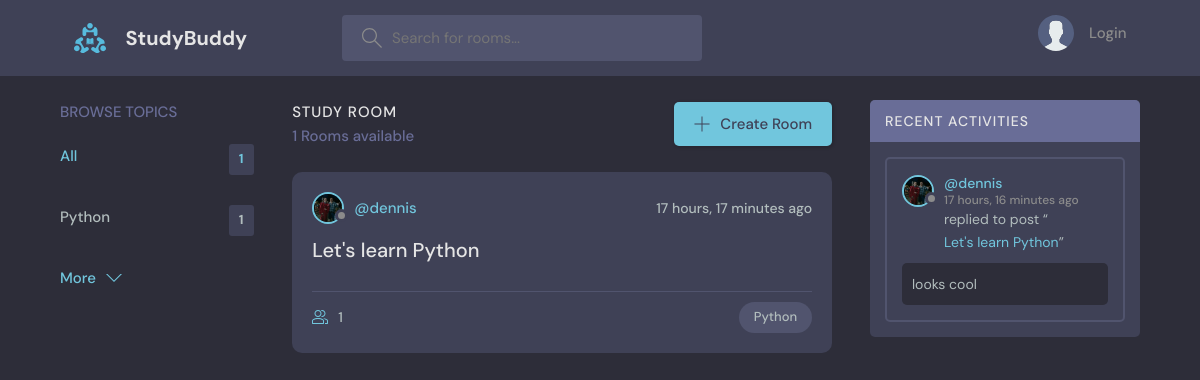
The app's page /, older data.
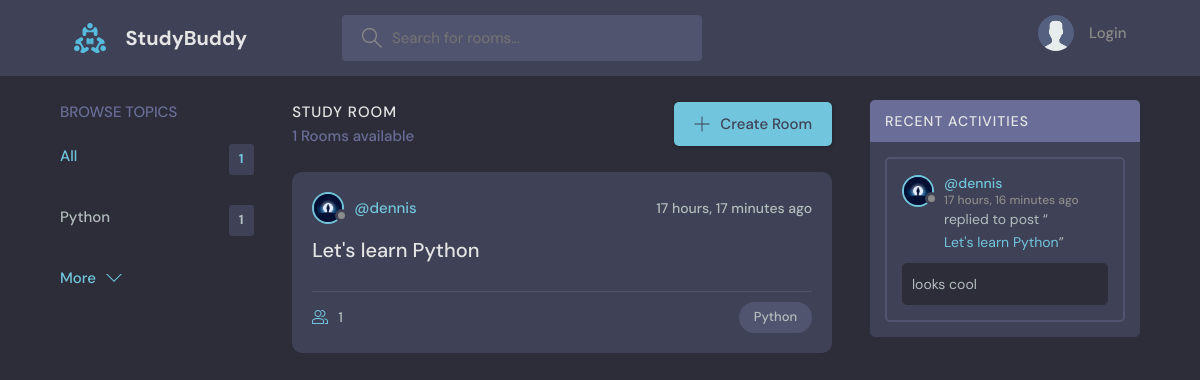
The same page, newer data.
### base/models.py (models this page shows, shortened)
class Room(models.Model):
    hosts = models.ForeignKey(User, on_delete=models.SET_NULL, null=True)
    topic = models.ForeignKey(Topic, on_delete=models.SET_NULL, null=True)
    name = models.CharField(max_length=100)
    description = models.TextField(null=True, blank=True)
    participants = models.ManyToManyField(User, related_name='participants', blank=True)
    created_at = models.DateTimeField(auto_now_add=True)
    updated_at = models.DateTimeField(auto_now=True)
    class Meta:
        ordering = ['-updated_at', '-created_at']
    def __str__(self):
        return self.name

class User(AbstractUser):
    name = models.CharField(max_length=200, null=True)
    email = models.EmailField(unique=True, null=True)
    bio = models.TextField(null=True)
    avatar = models.ImageField(null=True, default="avatar.svg")
    USERNAME_FIELD = 'email'
    REQUIRED_FIELDS = []

class Message(models.Model):
    user = models.ForeignKey(User, on_delete=models.CASCADE)
    Room = models.ForeignKey(Room, on_delete=models.CASCADE)
    body = models.TextField()
    created_at = models.DateTimeField(auto_now_add=True)
    updated_at = models.DateTimeField(auto_now=True)
    class Meta:
        ordering = ['-updated_at', '-created_at']

class Topic(models.Model):
    name = models.CharField(max_length=200)

### base/views.py (the view)
# urls.py: path('', views.home_view, name='home'),
def home_view(request, *args, **kwargs): # *args, **kwargs
    q = request.GET.get('q') if request.GET.get('q') != None else ''
    rooms = Room.objects.filter(
        Q(topic__name__icontains=q) |
        Q(name__icontains=q) |
        Q(description__icontains=q)
    )
    topics = Topic.objects.all()[0:5]
    room_count = rooms.count()
    room_messages = Message.objects.all().filter(Q(Room__topic__name__icontains=q))
    context = {'rooms': rooms, 'topics': topics, 'room_count': room_count, 'room_messages': room_messages}
    return render(request, 'base/home.html', context)

### base/templates/base/home.html (shortened to what this page needs)
{% extends 'main.html' %}
{% block content %}
<main class="layout layout--3">
  <div class="container">
    {% include 'base/topic_component.html' %}
    <div class="roomList">
      <div class="roomList__header">
        <div>
          <h2>Study Room</h2>
          <p>{{ room_count }} Rooms available</p>
        </div>
        <a class="btn btn--main" href="{% url 'create-room' %}">
          <svg version="1.1" xmlns="http://www.w3.org/2000/svg" width="32" height="32" viewBox="0 0 32 32">
            <title>add</title>
            <path
              d="M16.943 0.943h-1.885v14.115h-14.115v1.885h14.115v14.115h1.885v-14.115h14.115v-1.885h-14.115v-14.115z"
            ></path>
          </svg>
          Create Room
        </a>
      </div>
      {% include 'base/feed_component.html' %}
    </div>
    {% include 'base/activity_component.html' %}
  </div>
</main>
{% endblock %}

### base/templates/base/feed_component.html (shortened to what this page needs)
{% for room in rooms %}
<div class="roomListRoom">
        <div class="roomListRoom__header">
          <a href="{% url 'user-profile' room.hosts.id %}" class="roomListRoom__author">
            <div class="avatar avatar--small">
              <img src="{{room.hosts.avatar.url}}" />
            </div>
            <span>@{{room.hosts.username}}</span>
          </a>
          <div class="roomListRoom__actions">
            <span>{{room.created_at|timesince}} ago</span>
          </div>
        </div>
        <div class="roomListRoom__content">
          <a href="{% url 'rooms' room.id %}">{{room.name}}</a>
        </div>
        <div class="roomListRoom__meta">
          <a href="{% url 'rooms' room.id %}" class="roomListRoom__joined">
              {{room.participants.all.count}}
          </a>
          <p class="roomListRoom__topic">{{room.topic.name}}</p>
        </div>
      </div>
{% endfor %}

### base/templates/base/activity_component.html (shortened to what this page needs)
<div class="activities">
      <div class="activities__header">
        <h2>Recent Activities</h2>
      </div>
        {% for message in room_messages %}
      <div class="activities__box">
        <div class="activities__boxHeader roomListRoom__header">
          <a href="{% url 'user-profile' message.user.id %}" class="roomListRoom__author">
            <div class="avatar avatar--small">
              <img src="{{message.user.avatar.url}}" />
            </div>
            <p>
              @{{message.user.username}}
              <span>{{message.created_at|timesince}} ago</span>
            </p>
          </a>
        </div>
        <div class="activities__boxContent">
          <p>replied to post “<a href="{% url 'rooms' message.Room.id %}">{{message.Room}}</a>”</p>
          <div class="activities__boxRoomContent">
            {{message.body}}
          </div>
        </div>
      </div>
    {% endfor %}
    </div>

Row changes from the older to the newer data that the page shows:
changed through a linked row, Room "Let's learn Python": hosts.avatar: a different picture
changed through a linked row, Message "looks cool": user.avatar: a different picture
